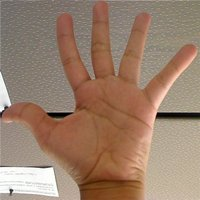
//> input picture CppImageProcessing/images/Back_Projection_Theory0.jpg, 200 x 200 px
$ ./histogram_comparison ../images/Back_Projection_Theory0.jpg ../images/HappyFish.jpg ../images/HappyFish.jpg   (built with g++ and OpenCV 4)
//> lines starting //> are read from the running program, lines starting //| are printed output that depends on the picture; after the words box and inside, x2 and y2 are one past the last pixel; in counts of white or black regions, pixels touching at a corner belong together
/**
 * @brief Goal
 * In this tutorial will learn how to:
 * ---- Use the function cv::compareHist to get a numerical parameter
 *      that express how well two histograms match with each other.
 *
 * ---- Use different metrics to compare histograms:
 *     1. Correlation ( CV_COMP_CORREL )
 *     2. Chi-Square ( CV_COMP_CHISQR )
 *     3. Intersection ( method=CV_COMP_INTERSECT )
 *     4. Bhattacharyya distance ( CV_COMP_BHATTACHARYYA ）
 *
 * @file histogram_comparison.cpp
 * @author Wei Li (weili_yzzcq@163.com)
 * @date 2023-05-04
 * @version OpenCV 4.7 examples
 *
 */

#include <iostream>
#include <vector>

#include <opencv2/core.hpp>
#include <opencv2/imgproc.hpp>
#include <opencv2/imgcodecs.hpp>
#include <opencv2/highgui.hpp>
#include <opencv2/core/utils/logger.hpp>

/**
 * @brief main function
 *
 * 1. Loads a base image and 2 test images to be compared with it.
 * 2. Generate 1 image that is the lower half of the base image
 * 3. Convert the images to HSV format
 * 4. Calculate the H-S histogram for all the images and normalize them
 *    in order to compare them.
 * 5. Compare the histogram of the base image with respect to the 2 test
 *    histograms, the histogram of the lower half base image
 *    and with the same base image histogram.
 * 6. Display the numerical matching parameters obtained.
 *
 */
int main(int argc, char const **argv)
{
    cv::utils::logging::setLogLevel(
        cv::utils::logging::LogLevel::LOG_LEVEL_ERROR);
    /* ------------------------------------------
        Brief how-to for this program
    ------------------------------------------ */
    const char *keys =
        "{ help  h| | Print help message. }"
        "{ @input1 |Histogram_Comparison_0.jpg | Path to input image 1. }"
        "{ @input2 |Histogram_Comparison_1.jpg | Path to input image 2. }"
        "{ @input3 |Histogram_Comparison_2.jpg | Path to input image 3. }";
    cv::CommandLineParser parser(argc, argv, keys);
    if (!parser.check())
    {
        parser.printErrors();
        return -1;
    }

    cv::Mat src_base = cv::imread(parser.get<cv::String>("@input1"));
//> src_base is the input picture: 200 rows x 200 cols, CV_8UC3; mean B, G, R 107.8, 127.1, 154.3
    cv::Mat src_test1 = cv::imread(parser.get<cv::String>("@input2"));
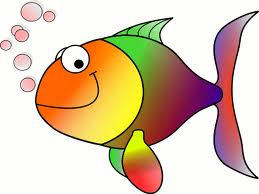
//> input picture CppImageProcessing/images/HappyFish.jpg, 259 x 194 px
//> src_test1 is the input picture: 194 rows x 259 cols, CV_8UC3; mean B, G, R 170.8, 196.4, 219.3
    cv::Mat src_test2 = cv::imread(parser.get<cv::String>("@input3"));
    if (src_base.empty() || src_test1.empty() || src_test2.empty())
    {
        std::cout << "Could not open or find the images!\n"
                  << std::endl;
        parser.printMessage();
        return -1;
    }

    cv::Mat hsv_base, hsv_test1, hsv_test2;
    cv::cvtColor(src_base, hsv_base, cv::COLOR_BGR2HSV);
//> hsv_base: 200 rows x 200 cols, CV_8UC3; mean H, S, V 15.5, 80.3, 154.4
    cv::cvtColor(src_test1, hsv_test1, cv::COLOR_BGR2HSV);
//> hsv_test1: 194 rows x 259 cols, CV_8UC3; mean H, S, V 49.3, 77.9, 224
    cv::cvtColor(src_test2, hsv_test2, cv::COLOR_BGR2HSV);

    /* ------------------------------------------------------- */
    cv::Mat hsv_half_down = hsv_base(cv::Range(hsv_base.rows / 2, hsv_base.rows),
                                     cv::Range(0, hsv_base.cols));
//> hsv_half_down: 100 rows x 200 cols, CV_8UC3; mean H, S, V 16.3, 92.8, 165.4

    int h_bins = 50, s_bins = 60;
    int histSize[] = {h_bins, s_bins};

    // hue varies from 0 to 179, saturation from 0 to 255
    float h_ranges[] = {0, 180};
    float s_ranges[] = {0, 256};

    const float *ranges[] = {h_ranges, s_ranges};

    // Use the 0-th and 1-st channels
    int channels[] = {0, 1};
    /* ------------------------------------------------------- */
    cv::Mat hist_base, hist_half_down, hist_test1, hist_test2;

    cv::calcHist(&hsv_base, 1, channels, cv::Mat(), hist_base, 2,
                 histSize, ranges, true, false);
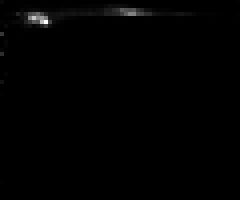
//> hist_base: 50 rows x 60 cols, CV_32FC1 (shown 4 times larger); min 0, max 2117, mean 13.3; drawn with min black and max white
    cv::normalize(hist_base, hist_base, 0, 1,
                  cv::NORM_MINMAX, -1, cv::Mat());
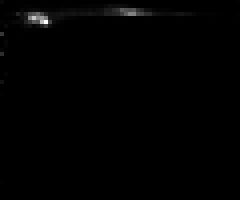
//> hist_base: 50 rows x 60 cols, CV_32FC1 (shown 4 times larger); 15.1% of pixels changed, all inside (x1, y1, x2, y2) = (0, 0, 60, 50)

    cv::calcHist(&hsv_half_down, 1, channels, cv::Mat(), hist_half_down, 2,
                 histSize, ranges, true, false);
    cv::normalize(hist_half_down, hist_half_down, 0, 1,
                  cv::NORM_MINMAX, -1, cv::Mat());
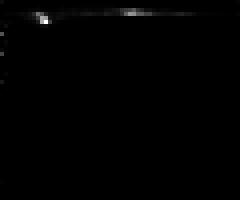
//> hist_half_down: 50 rows x 60 cols, CV_32FC1 (shown 4 times larger); min 0, max 1, mean 0.00488

    cv::calcHist(&hsv_test1, 1, channels, cv::Mat(), hist_test1, 2,
                 histSize, ranges, true, false);
    cv::normalize(hist_test1, hist_test1, 0, 1,
                  cv::NORM_MINMAX, -1, cv::Mat());

    calcHist(&hsv_test2, 1, channels, cv::Mat(), hist_test2, 2,
             histSize, ranges, true, false);
    normalize(hist_test2, hist_test2, 0, 1,
              cv::NORM_MINMAX, -1, cv::Mat());

    /* -------------------------------------------------------------- */
    for (int compare_method = 0; compare_method < 4; compare_method++)
    {
        double base_base = cv::compareHist(hist_base, hist_base, compare_method);
        double base_half = cv::compareHist(hist_base, hist_half_down, compare_method);
        double base_test1 = cv::compareHist(hist_base, hist_test1, compare_method);
        double base_test2 = cv::compareHist(hist_base, hist_test2, compare_method);

        std::cout << "Method " << compare_method
                  << " Perfect, Base-Half, Base-Test(1), Base-Test(2) : "
                  << base_base << " / "
                  << base_half << " / "
                  << base_test1 << " / "
                  << base_test2 << std::endl;
    }
//> this loop made 4 passes
//> (base_base, base_half, base_test1, base_test2) on passes 1 to 4: (1, 0.88, 0.0865, 0.0865), (0, 4.68, 22.29, 22.29), (18.89, 13.02, 0.707, 0.707), (0, 0.238, 0.858, 0.858)
//| Method 0 Perfect, Base-Half, Base-Test(1), Base-Test(2) : 1 / 0.880438 / 0.0865068 / 0.0865068
//| Method 1 Perfect, Base-Half, Base-Test(1), Base-Test(2) : 0 / 4.6834 / 22.293 / 22.293
//| Method 2 Perfect, Base-Half, Base-Test(1), Base-Test(2) : 18.8947 / 13.022 / 0.707115 / 0.707115
//| Method 3 Perfect, Base-Half, Base-Test(1), Base-Test(2) : 0 / 0.237887 / 0.857513 / 0.857513
    std::cout << "Done \n";

    return EXIT_SUCCESS;
}
